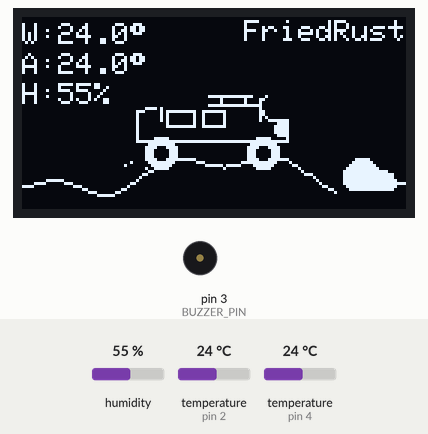
This sketch was run on a simulated Arduino Uno, built with avr-gcc and run on an emulated ATmega328P. Parts: 128×64 one-colour display, buzzer (waves = sounding, pin HIGH). The test bench sets the inputs (shaded band); at power-on: temperature (sensors on pin 2, pin 4) 24 °C, humidity 55 %. Random numbers use the default seed unless the sketch sets one; what the sketch prints to the serial monitor is not drawn.

Above: at 3.2 s.
3.3 s: temperature (sensor on pin 2) set to 34.2 °C
At 4.55 s:
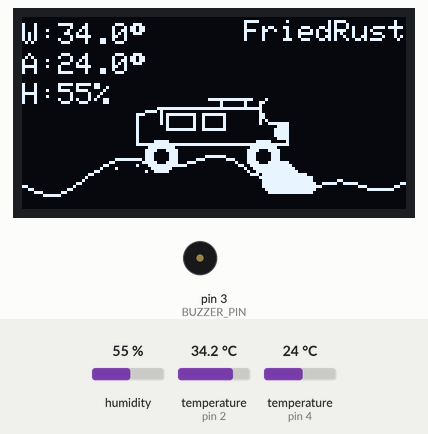
5.4 s: temperature (sensor on pin 2) set to 35.5 °C
At 6.92 s:
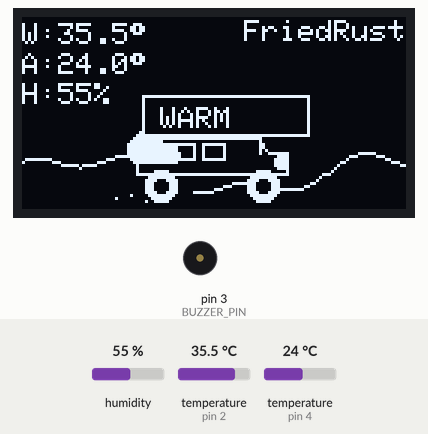
8.0 s: temperature (sensor on pin 2) set to 39.6 °C
At 11.65 s:
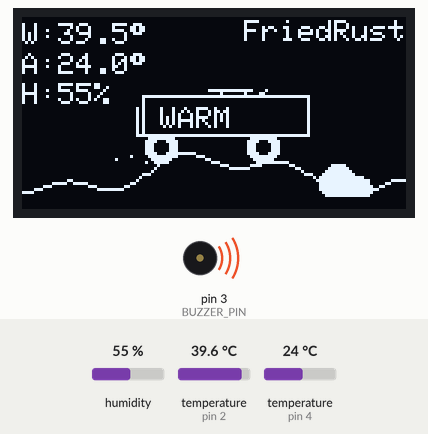
13.6 s: temperature (sensor on pin 2) set to 40.7 °C
At 15.61 s:
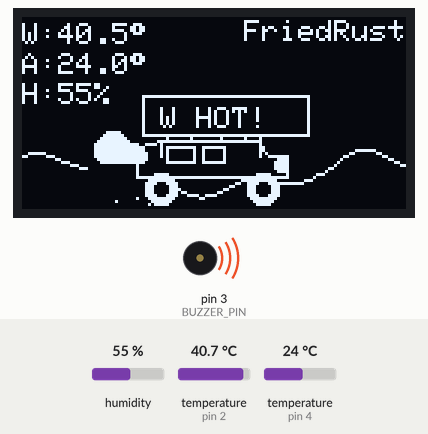
16.0 s: humidity set to 22 %
At 17.98 s:
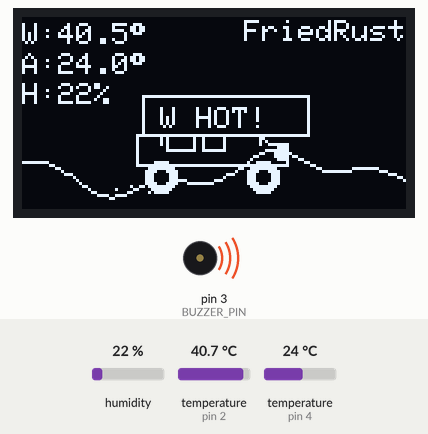
18.5 s: temperature (sensor on pin 4) set to 12 °C
At 21.15 s:
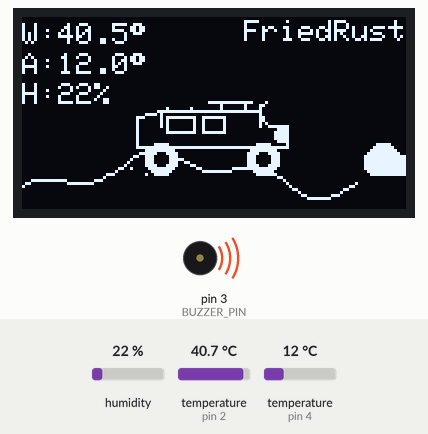
Timing chart, 0 to 21.5 s (numbered marks = the images above; inputs shaded):
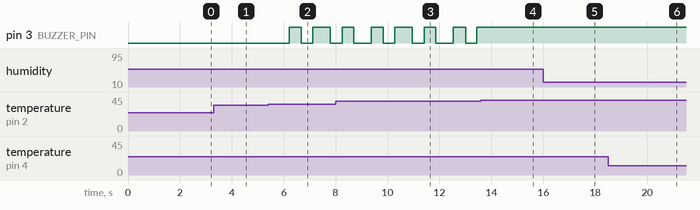

Measured:
- the behaviour switches between 34.9 and 35 °C on temperature (sensor on pin 2) (found by bisection; images 1 and 2)
- the behaviour switches between 40.2 and 40.3 °C on temperature (sensor on pin 2) (found by bisection; images 3 and 4)
- after the input at 5.4 s, pin 3 (BUZZER_PIN): LOW → HIGH after 0.81 s, → LOW 0.48 s later, → HIGH 0.44 s later, → LOW 0.67 s later

The sketch:

water_monitor.ino
```cpp
// =====================================================================
//  LC78 OFFROAD  --  Water + Air monitor  (Built by FriedRust)
// ---------------------------------------------------------------------
//  Board   : Arduino UNO R4 WiFi
//  Display : 1.3" SH1106 OLED, 128x64, I2C @ 0x3C  (SDA=A4, SCL=A5)
//  Sensors : DS18B20 water probe (OneWire) on D2  (+4.7k to 5V)
//            DHT22 air temp + humidity on D4
//  Buzzer  : ACTIVE buzzer on D3  (digitalWrite only -- no tone())
//
//  Buzzer logic (based on WATER temperature):
//    water  < 35 C          -> silent
//    water  35..40 C         -> beep on/off every 400 ms
//    water  > 40 C           -> ON continuously (steady alarm)
//
//  Serial log @ 9600 baud, every 2 s:
//    Water: 24.5C/76.1F   Air: 22.0C/71.6F  Hum:48%   Buzzer: BEEP
// =====================================================================

#include <SPI.h>
#include <Wire.h>
#include <Adafruit_GFX.h>
#include <Adafruit_SH110X.h>
#include <OneWire.h>
#include <DallasTemperature.h>
#include <DHT.h>

#define SCREEN_WIDTH 128
#define SCREEN_HEIGHT 64
#define OLED_RESET -1
#define SCREEN_ADDRESS 0x3C
Adafruit_SH1106G display(SCREEN_WIDTH, SCREEN_HEIGHT, &Wire, OLED_RESET);

#define WATER_PIN 2            // DS18B20 water probe
#define DHT_PIN   4            // DHT22 air sensor
#define DHT_TYPE  DHT22
#define BUZZER_PIN 3
#define WARN_LIMIT 35.0        // beep from here
#define ALARM_LIMIT 40.0       // loud continuous above here

OneWire oneWire(WATER_PIN);
DallasTemperature waterSensor(&oneWire);
DHT dht(DHT_PIN, DHT_TYPE);

float waterC = 0, waterF = 0;
bool waterOK = false;
float airC = 0, airF = 0, humidity = 0;
bool airOK = false;

unsigned long lastWater = 0;
unsigned long lastAir = 0;

unsigned long lastBeep = 0;
bool beepOn = false;

int16_t terrainY(int16_t worldX) {
  float h = 6.0 * sin(worldX * 0.06) + 3.0 * sin(worldX * 0.17 + 1.0);
  return 52 + (int16_t)h;
}

void drawLC78(int16_t x, int16_t y) {
  int16_t bodyTop = y - 18;
  int16_t hoodTop = y - 13;
  int16_t bodyBot = y - 6;
  int16_t left = x;
  int16_t right = x + 46;

  display.drawLine(left+10, bodyTop, right-4, bodyTop, SH110X_WHITE);
  display.drawLine(right-4, bodyTop, right, hoodTop, SH110X_WHITE);
  display.drawLine(right, hoodTop, right+6, hoodTop, SH110X_WHITE);
  display.drawLine(right+6, hoodTop, right+6, bodyBot, SH110X_WHITE);
  display.drawLine(left+2, bodyBot, left+2, bodyTop+2, SH110X_WHITE);
  display.drawLine(left+2, bodyTop+2, left+10, bodyTop, SH110X_WHITE);
  display.drawLine(left+2, bodyBot, right+6, bodyBot, SH110X_WHITE);
  display.drawLine(left+10, bodyTop, left+10, hoodTop, SH110X_WHITE);

  display.drawRect(left+12, bodyTop+2, 10, 6, SH110X_WHITE);
  display.drawRect(left+24, bodyTop+2, 8, 6, SH110X_WHITE);

  display.drawLine(left+10, bodyTop-3, right-6, bodyTop-3, SH110X_WHITE);
  display.drawLine(left+12, bodyTop-3, left+12, bodyTop, SH110X_WHITE);
  display.drawLine(left+20, bodyTop-3, left+20, bodyTop, SH110X_WHITE);
  display.drawLine(left+30, bodyTop-3, left+30, bodyTop, SH110X_WHITE);
  display.drawLine(right-8, bodyTop-3, right-8, bodyTop, SH110X_WHITE);

  display.drawLine(right-3, bodyTop-2, right-3, hoodTop, SH110X_WHITE);
  display.drawLine(right-3, bodyTop-2, right-1, bodyTop-3, SH110X_WHITE);

  display.fillCircle(right+4, hoodTop+3, 2, SH110X_WHITE);

  int16_t wheelY = bodyBot + 4;
  display.fillCircle(left+10, wheelY, 5, SH110X_WHITE);
  display.fillCircle(right-2, wheelY, 5, SH110X_WHITE);
  display.fillCircle(left+10, wheelY, 2, SH110X_BLACK);
  display.fillCircle(right-2, wheelY, 2, SH110X_BLACK);
}

void drawBoulder(int16_t x, int16_t groundY) {
  display.fillCircle(x, groundY - 4, 6, SH110X_WHITE);
  display.fillCircle(x + 7, groundY - 2, 4, SH110X_WHITE);
  display.fillRect(x - 8, groundY + 1, 24, 10, SH110X_BLACK);
}

void drawGround(int16_t scroll) {
  int16_t prevY = terrainY(scroll);
  for (int16_t sx = 0; sx < display.width(); sx++) {
    int16_t gy = terrainY(sx + scroll);
    display.drawLine(sx - 1, prevY, sx, gy, SH110X_WHITE);
    prevY = gy;
  }
}

void drawReadout() {
  display.fillRect(0, 0, 62, 30, SH110X_BLACK);
  display.setTextSize(1);
  display.setTextColor(SH110X_WHITE);

  display.setCursor(0, 2);
  if (!waterOK) display.print("W:--");
  else { display.print("W:"); display.print(waterC, 1); display.print((char)247); }

  display.setCursor(0, 12);
  if (!airOK) display.print("A:--");
  else { display.print("A:"); display.print(airC, 1); display.print((char)247); }

  display.setCursor(0, 22);
  if (!airOK) display.print("H:--");
  else { display.print("H:"); display.print(humidity, 0); display.print("%"); }
}

void drawBrand() {
  const char *txt = "FriedRust";
  int16_t w = strlen(txt) * 6;
  display.fillRect(128 - w - 2, 0, w + 2, 9, SH110X_BLACK);
  display.setTextSize(1);
  display.setTextColor(SH110X_WHITE);
  display.setCursor(128 - w, 1);
  display.print(txt);
}

void drawWarn(uint8_t frame, bool alarm) {
  if ((frame / 4) % 2) {
    display.fillRect(40, 26, 56, 14, SH110X_BLACK);
    display.drawRect(40, 26, 56, 14, SH110X_WHITE);
    display.setTextSize(1);
    display.setTextColor(SH110X_WHITE);
    display.setCursor(46, 30);
    display.print(alarm ? "W HOT!" : "WARM");
  }
}

void setup() {
  Serial.begin(9600);
  delay(300);

  pinMode(BUZZER_PIN, OUTPUT);
  digitalWrite(BUZZER_PIN, LOW);

  waterSensor.begin();
  waterSensor.setResolution(10);
  dht.begin();

  if (!display.begin(SCREEN_ADDRESS, true)) {
    Serial.println(F("SH1106 allocation failed"));
    for (;;);
  }

  display.clearDisplay();
  display.setTextSize(1);
  display.setTextColor(SH110X_WHITE);
  display.setCursor(22, 24);
  display.println(F("LC78 OFFROAD"));
  display.setCursor(10, 40);
  display.println(F("Built by FriedRust"));
  display.display();
  delay(1500);

  waterSensor.requestTemperatures();
}

void loop() {
  static int16_t scroll = 0;
  static int16_t boulderX = 128;
  static uint8_t frame = 0;
  int16_t carScreenX = 36;

  frame++;

  // --- water temp (DS18B20), every 0.5s ---
  if (millis() - lastWater > 500) {
    float t = waterSensor.getTempCByIndex(0);
    if (t != DEVICE_DISCONNECTED_C) {
      waterC = t;
      waterF = t * 9.0 / 5.0 + 32.0;
      waterOK = true;
    } else waterOK = false;
    waterSensor.requestTemperatures();
    lastWater = millis();
  }

  // --- air + humidity (DHT22), every 2s, and log ---
  if (millis() - lastAir > 2000) {
    float t = dht.readTemperature();
    float h = dht.readHumidity();
    if (!isnan(t) && !isnan(h)) {
      airC = t;
      airF = t * 9.0 / 5.0 + 32.0;
      humidity = h;
      airOK = true;
    } else airOK = false;
    lastAir = millis();

    Serial.print("Water: ");
    if (waterOK) { Serial.print(waterC, 1); Serial.print("C/"); Serial.print(waterF, 1); Serial.print("F"); }
    else Serial.print("--");
    Serial.print("   Air: ");
    if (airOK) { Serial.print(airC, 1); Serial.print("C/"); Serial.print(airF, 1); Serial.print("F  Hum:"); Serial.print(humidity, 0); Serial.print("%"); }
    else Serial.print("--");
    Serial.print("   Buzzer: ");
    if (!waterOK) Serial.println("OFF");
    else if (waterC > ALARM_LIMIT) Serial.println("LOUD-CONT");
    else if (waterC >= WARN_LIMIT) Serial.println("BEEP");
    else Serial.println("OFF");
  }

  // ----- buzzer: ACTIVE buzzer, digitalWrite only (no tone) -----
  bool alarm = (waterOK && waterC > ALARM_LIMIT);                             // >40 : loud continuous
  bool beep  = (waterOK && waterC >= WARN_LIMIT && waterC <= ALARM_LIMIT);    // 35-40 : beep

  if (alarm) {
    digitalWrite(BUZZER_PIN, HIGH);          // on, continuous
  } else if (beep) {
    if (millis() - lastBeep > 400) {         // toggle every 400ms
      beepOn = !beepOn;
      lastBeep = millis();
      digitalWrite(BUZZER_PIN, beepOn ? HIGH : LOW);
    }
  } else {
    digitalWrite(BUZZER_PIN, LOW);           // silent
    beepOn = false;
  }

  display.clearDisplay();

  drawGround(scroll);

  int16_t boulderGround = terrainY(boulderX + scroll);
  drawBoulder(boulderX, boulderGround);

  int16_t groundUnderCar = terrainY(carScreenX + 20 + scroll);
  int16_t lift = 0;
  int16_t dist = boulderX - (carScreenX + 20);
  if (dist > -14 && dist < 14) lift = 14 - abs(dist);
  int16_t carY = groundUnderCar - lift;
  drawLC78(carScreenX, carY);

  int16_t dustX = carScreenX + 6;
  int16_t dustY = carY + 3;
  display.drawPixel(dustX - (scroll % 3), dustY, SH110X_WHITE);
  display.drawPixel(dustX - 4 - (scroll % 4), dustY - 2, SH110X_WHITE);
  display.drawPixel(dustX - 8 - (scroll % 5), dustY - 1, SH110X_WHITE);

  drawReadout();
  drawBrand();
  if (beep || alarm) drawWarn(frame, alarm);

  display.display();

  scroll += 2;
  boulderX -= 3;
  if (boulderX < -16) boulderX = display.width() + random(0, 60);

  delay(40);
}
```
